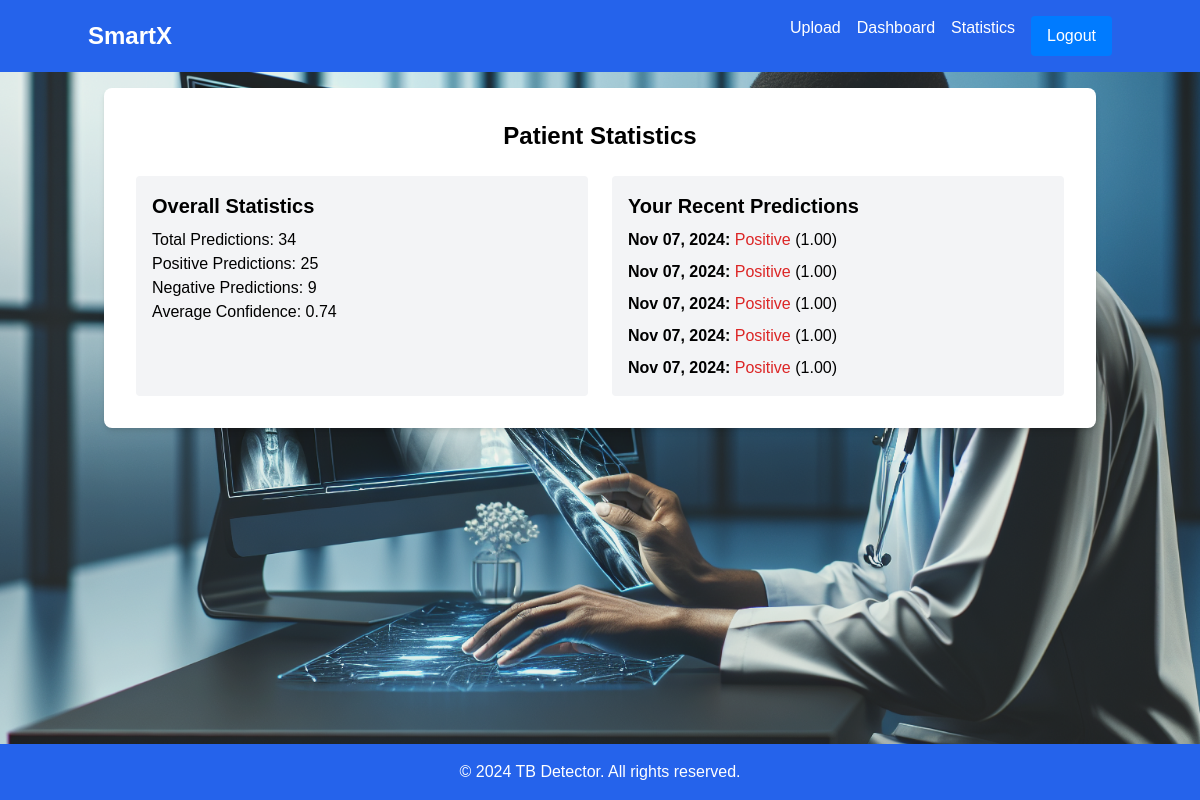
The page /statistics/ (signed in) on the database its author committed.
### tb_detector_app/models.py (models this page shows, shortened)
class Prediction(models.Model):
    user = models.ForeignKey(User, on_delete=models.CASCADE)
    patient_id = models.UUIDField(default=uuid.uuid4, unique=True, editable=False)  # Unique patient ID
    patient_name = models.CharField(max_length=100, default="John Doe")
    patient_age = models.IntegerField(default=15)
    patient_gender = models.CharField(max_length=1, choices=[('M', 'Male'), ('F', 'Female')], default='M')
    image = models.ImageField(upload_to='images/')
    result = models.BooleanField()
    confidence = models.FloatField()
    location = models.CharField(max_length=100, default='Unknown Location')
    created_at = models.DateTimeField(auto_now_add=True)

### tb_detector_app/views.py (the view)
# urls.py: path('statistics/', views.statistics, name='statistics'),
@login_required
def statistics(request):
    total_predictions = Prediction.objects.count()
    positive_predictions = Prediction.objects.filter(result=True).count()
    negative_predictions = total_predictions - positive_predictions
    avg_confidence = Prediction.objects.aggregate(Avg('confidence'))['confidence__avg']
    if avg_confidence is None:
        avg_confidence = 0.0  # Handle the case where no predictions have been made.
    user_predictions = Prediction.objects.filter(user=request.user).order_by('-created_at')[:5]
    context = {
        'total_predictions': total_predictions,
        'positive_predictions': positive_predictions,
        'negative_predictions': negative_predictions,
        'avg_confidence': avg_confidence,
        'user_predictions': user_predictions,
    }
    return render(request, 'statistics.html', context)

### tb_detector_app/templates/statistics.html (shortened to what this page needs)
{% extends 'base.html' %}
{% block content %}
<div class="bg-white p-8 rounded-lg shadow-md">
    <h2 class="text-2xl font-bold mb-6 text-center">Patient Statistics</h2>
    <div class="grid grid-cols-1 md:grid-cols-2 gap-6">
        <div class="bg-gray-100 p-4 rounded">
            <h3 class="text-xl font-semibold mb-2">Overall Statistics</h3>
            <p>Total Predictions: {{ total_predictions }}</p>
            <p>Positive Predictions: {{ positive_predictions }}</p>
            <p>Negative Predictions: {{ negative_predictions }}</p>
            <p>Average Confidence: {{ avg_confidence|floatformat:2 }}</p>
        </div>
        <div class="bg-gray-100 p-4 rounded">
            <h3 class="text-xl font-semibold mb-2">Your Recent Predictions</h3>
            <ul class="space-y-2">
            {% for prediction in user_predictions %}
                <li>
                    <span class="font-semibold">{{ prediction.created_at|date:"M d, Y" }}:</span>
                    {% if prediction.result %}
                        <span class="text-red-600">Positive</span>
                    {% else %}
                        <span class="text-green-600">Negative</span>
                    {% endif %}
                    ({{ prediction.confidence|floatformat:2 }})
                </li>
            {% empty %}
                <li>No predictions yet.</li>
            {% endfor %}
            </ul>
        </div>
    </div>
</div>
{% endblock %}

### tb_detector_app/templates/base.html (shortened to what this page needs)
<!DOCTYPE html>
<html lang="en">
  <head>
    <link
      href="https://cdn.jsdelivr.net/npm/tailwindcss@2.2.19/dist/tailwind.min.css"
      rel="stylesheet"
    />
    {% load static %}
    <link rel="stylesheet" href="{% static 'css/styles.css' %}" />
  </head>
  <body
    class="{% if request.path == '/accounts/login/' %}login-page{% else %}bg-gray-100{% endif %} min-h-screen flex flex-col"
  >
    <div class="content-wrapper flex flex-col min-h-screen">
      <header class="bg-blue-600 text-white p-4">
        <nav class="container mx-auto flex justify-between items-center">
          <a href="{% url 'upload_image' %}" class="text-2xl font-bold"
            >SmartX</a
          >
          <ul class="flex space-x-4">
            {% if user.is_authenticated %}
            <li>
              <a href="{% url 'upload_image' %}" class="hover:text-blue-200"
                >Upload</a
              >
            </li>
            <li>
              <a href="{% url 'monthly_report' %}" class="hover:text-blue-200"
                >Dashboard</a
              >
            </li>
            <li>
              <a href="{% url 'statistics' %}" class="hover:text-blue-200"
                >Statistics</a
              >
            </li>
            <li><form method="POST" action="{% url 'logout' %}">
                <button type="submit" class="hover:text-blue-200">
                  Logout
                </button>
              </form></li>
            {% endif %}
          </ul>
        </nav>
      </header>
      <main class="container mx-auto flex-grow p-4">
        {% block content %}{% endblock %}
      </main>
      <footer class="bg-blue-600 text-white p-4 mt-8">
        <div class="container mx-auto text-center">
          &copy; 2024 TB Detector. All rights reserved.
        </div>
      </footer>
    </div>
  </body>
</html>

### static/css/styles.css (style rules this page uses)
body { font-family: 'Arial', sans-serif; margin: 0; height: 100vh; }
button { background-color: #007bff; color: white; border: none; padding: 0.5rem 1rem; border-radius: 0.25rem; cursor: pointer; }

### rows shown on the page
Prediction: created_at "Nov 07, 2024", result "Positive", confidence "1.00"
Prediction: created_at "Nov 07, 2024", result "Positive", confidence "1.00"
Prediction: created_at "Nov 07, 2024", result "Positive", confidence "1.00"
Prediction: created_at "Nov 07, 2024", result "Positive", confidence "1.00"
Prediction: created_at "Nov 07, 2024", result "Positive", confidence "1.00"

### other values the page prints
{{ total_predictions }} "34"
{{ positive_predictions }} "25"
{{ negative_predictions }} "9"
{{ avg_confidence|floatformat:2 }} "0.74"
